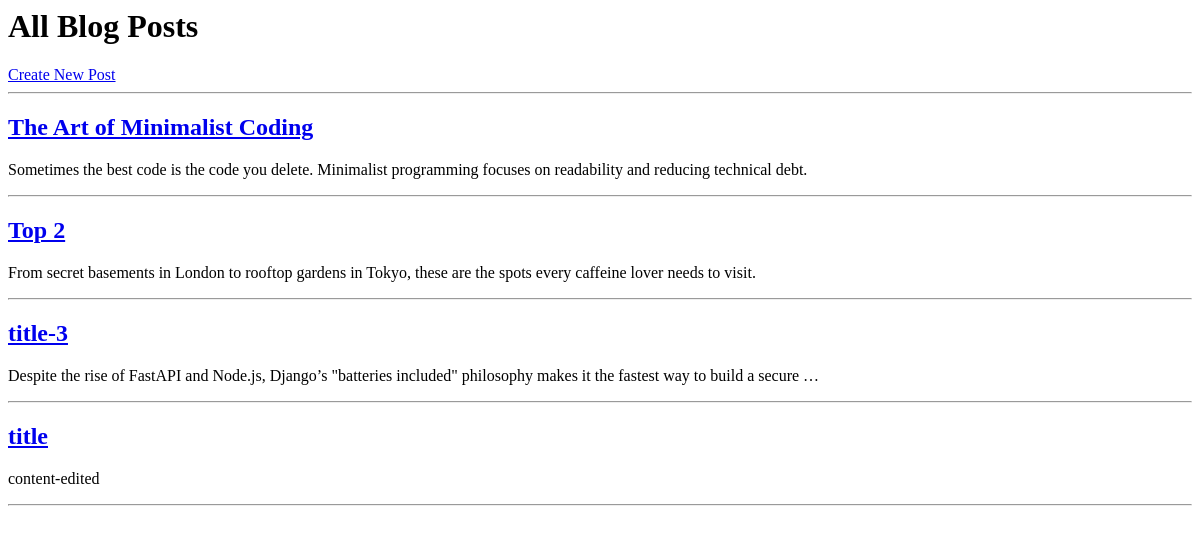
/, run on an earlier commit of the app's database.
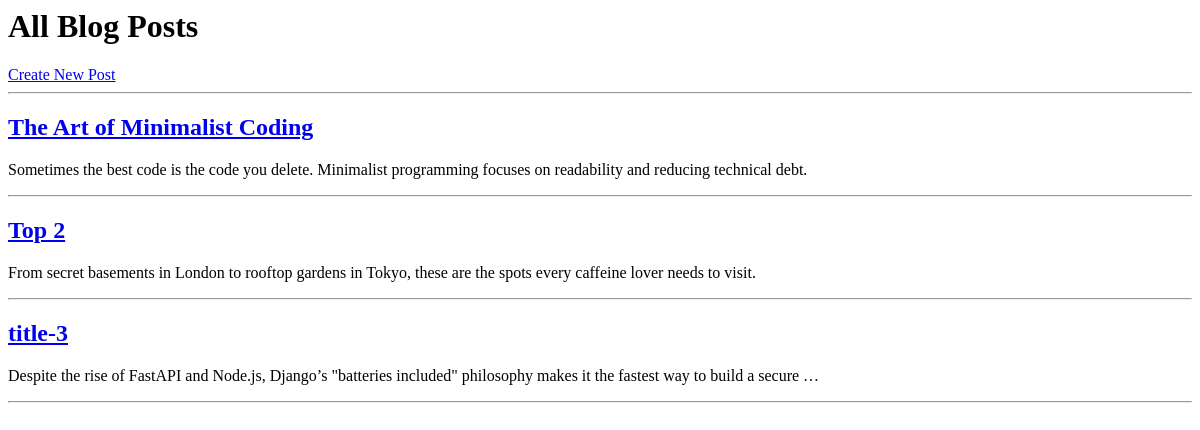
And on a later commit of the database.
### blog/models.py (models this page shows, shortened)
class Post(models.Model):
    title=models.CharField(max_length=200)
    slug = models.SlugField(unique=True, blank=True)
    content=models.TextField()
    author=models.ForeignKey(User,on_delete=models.CASCADE)
    created_at=models.DateTimeField(auto_now_add=True)

### blog/views.py (the view)
# urls.py: path('',views.home,name='home'),
def home(request):
    posts=Post.objects.all()
    return render(request,'blog/home.html',{'posts':posts})

### blog/templates/blog/home.html
<h1>All Blog Posts</h1>
<a href="{% url 'create_post' %}">Create New Post</a>
<hr>
{% for post in posts %}
    <h2>
        <a href="{% url 'post_detail' post.slug %}">
            {{ post.title }}
        </a>
    </h2>
    <p>{{ post.content|truncatewords:20 }}</p>
    <hr>
{% endfor %}

What changed in the data, as far as the page shows it:
removed Post: title "title", content "content-edited"
